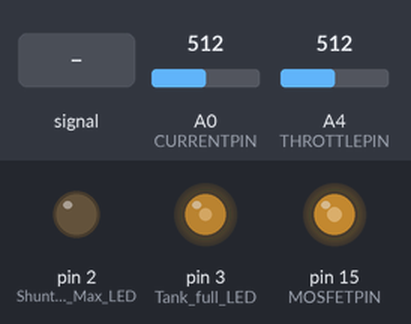
The sketch below on a simulated Arduino Uno, built with avr-gcc and run on an emulated ATmega328P. Shown: output pins drawn as LEDs (lit = HIGH). The test bench sets the inputs (shaded band); at power-on: A0 (CURRENTPIN) = 512, A4 (THROTTLEPIN) = 512. Pins used as bus, display or sensor lines are not drawn.

Above: at 1.2 s.
1.3 s: A0 (CURRENTPIN) fed a 2 Hz sine of ±306 counts around its level
At 1.67 s:
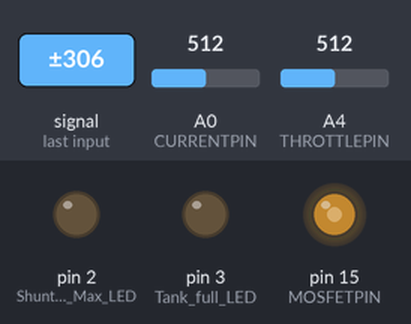
4.3 s: A0 (CURRENTPIN) set to 1023
At 5.4 s:
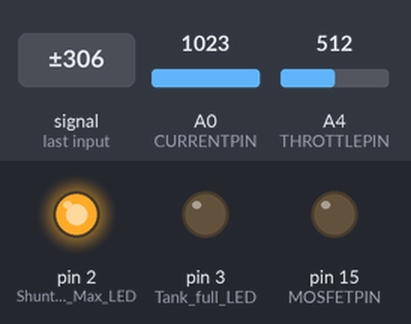
5.8 s: A0 (CURRENTPIN) set to 1015
At 6.7 s:
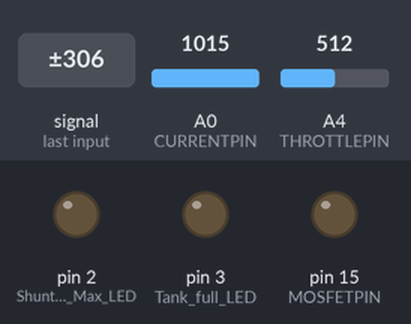
7.3 s: A0 (CURRENTPIN) set to 719
10.3 s: A0 (CURRENTPIN) set to 688
At 13.06 s:
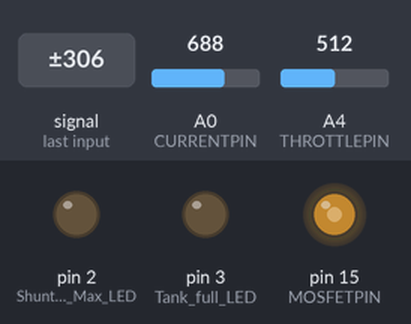
13.3 s: A4 (THROTTLEPIN) set to 610
At 13.7 s:
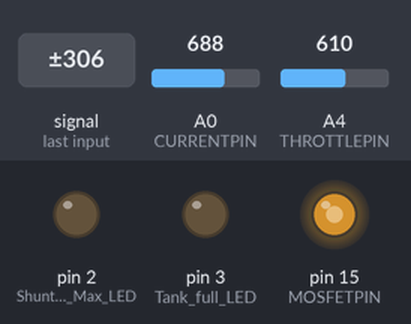
Timing chart, 0 to 15.8 s (numbered marks = the images above; inputs shaded):
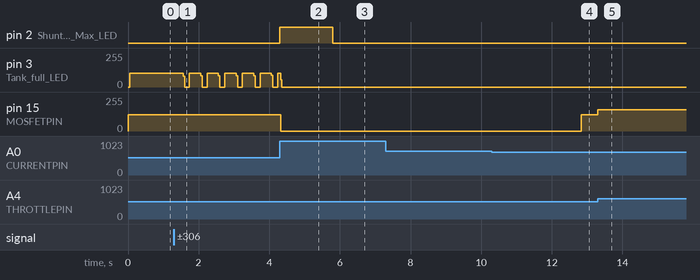

Measured:
- the behaviour switches between 1023 and 1022 on A0 (CURRENTPIN) (found by bisection; images 2 and 3)
- the behaviour switches between 703 and 702 on A0 (CURRENTPIN) (found by bisection; images 3 and 4)
- after the input at 1.3 s, pin 3 (Tank_full_LED): ramps from 103/255 to 0/255 and jumps back, once every 0.50 s
- after the input at 4.3 s, pin 2 (Shunt_Amp_Max_LED): LOW → HIGH at once; pin 15 (MOSFETPIN): 122/255 → 0/255 at once
- after the input at 5.8 s, pin 2 (Shunt_Amp_Max_LED): HIGH → LOW at once
- after the input at 7.3 s, every drawn part: stays the same
- after the input at 10.3 s, pin 15 (MOSFETPIN): 0/255 → 122/255 after 2.5 s
- after the input at 13.3 s, pin 15 (MOSFETPIN): 122/255 → 161/255 at once

The sketch:

MotorControllerWithCurrentLimit1.ino
```cpp
#include <TimerOne.h>

int THROTTLEPIN = A4;
int CURRENTPIN = A0;
int MOSFETPIN = 15;
const int numReadings = 3;

unsigned long thistime;
unsigned long lasttime;
unsigned long timepassed;

long readings[numReadings];      // the readings from the analog input
int index = 0;                  // the index of the current reading
int total = 0;                  // the running total
int averageC = 0;                // the average

void setup() {
  // put your setup code here, to run once:
  Serial.begin(9600);
  pinMode(3, OUTPUT);  //Tank full LED
  pinMode(2, OUTPUT);  //Shunt Amp Max LED
  pinMode(1, OUTPUT);  //Over amps or tank empty LED
  pinMode(0, OUTPUT);  //Over 40 amps, tank draining LED
  Timer1.initialize(62);
  Timer1.start();
  Timer1.pwm(MOSFETPIN, 0);
  for (int thisReading = 0; thisReading < numReadings; thisReading++)
    readings[thisReading] = 0;
  thistime = millis();
}
int tttout = 0;
int goaltttout = 0;
int lasttttout = 0;
int DEBUG = 0;
int imin = 600;
int AMPS = 0;
long TANK = 70000;

int cl = 0;

void loop() {
  lasttime = thistime;
  thistime = millis();
  timepassed = thistime - lasttime;

  total = total - readings[index];
  readings[index] = analogRead(CURRENTPIN);
  if (readings[index] == 1023)
  {
    Timer1.setPwmDuty(MOSFETPIN, 0);
    digitalWrite(2, HIGH);
  }
  else
  {
    digitalWrite(2, LOW);
  }
  total = total + readings[index];
  index = index + 1;

  if (index >= numReadings)
    index = 0;

  averageC = total / numReadings;

  int ttt = analogRead(THROTTLEPIN);
  tttout = map(ttt, 200, 850, 0, 1024);
  tttout = constrain(tttout, 0, 1024);

  AMPS = map(averageC, 512, 1021, 0, 83);
  AMPS = constrain(AMPS, 0, 1000);

  long i2t = (((AMPS - 40) * (AMPS - 40)) * (timepassed)) / 100;

  if (AMPS > 40)
  {
    TANK = TANK - i2t;
    digitalWrite(0, HIGH);
  }
  else
  {
    TANK = TANK + (i2t);
    digitalWrite(0, LOW);
  }

  if (TANK > 50000)
  {
    TANK = 50000;
    digitalWrite(3, HIGH);
  }
  else
  {
    digitalWrite(3, LOW);
  }

  if ((AMPS > 71) || (TANK < 0))
  {
    Timer1.setPwmDuty(MOSFETPIN, 0);
    digitalWrite(1, HIGH);
  }
  else
  {
    Timer1.setPwmDuty(MOSFETPIN, tttout);
    digitalWrite(1, LOW);
  }
  if (DEBUG)
  {
    Serial.print(AMPS);
    Serial.print(" - ");
    Serial.print(timepassed);
    Serial.print(" - ");
    Serial.print(TANK);
    Serial.print(" - ");
    Serial.print(i2t);
    Serial.println();
    delay(1);
  }
}
```
